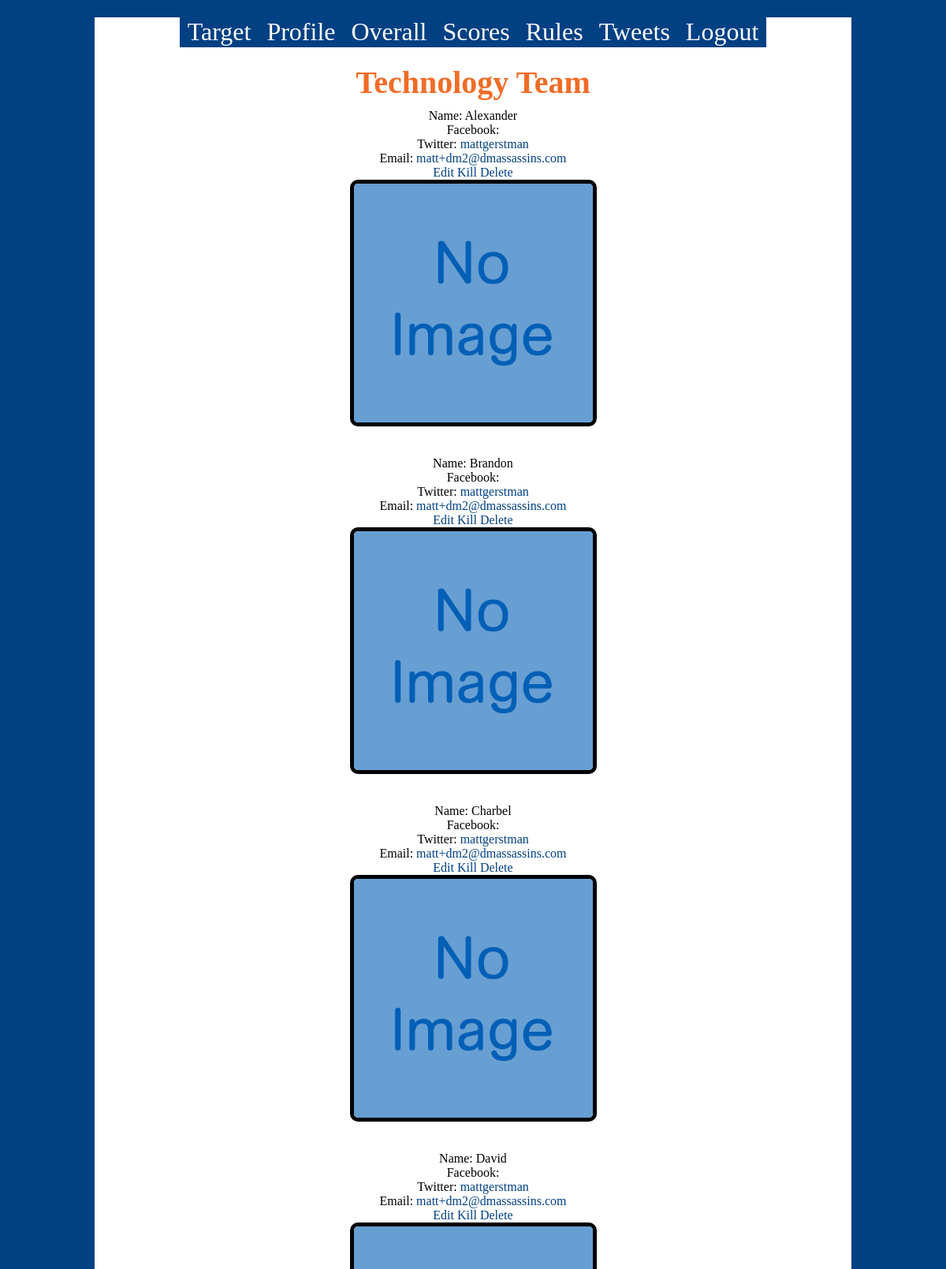
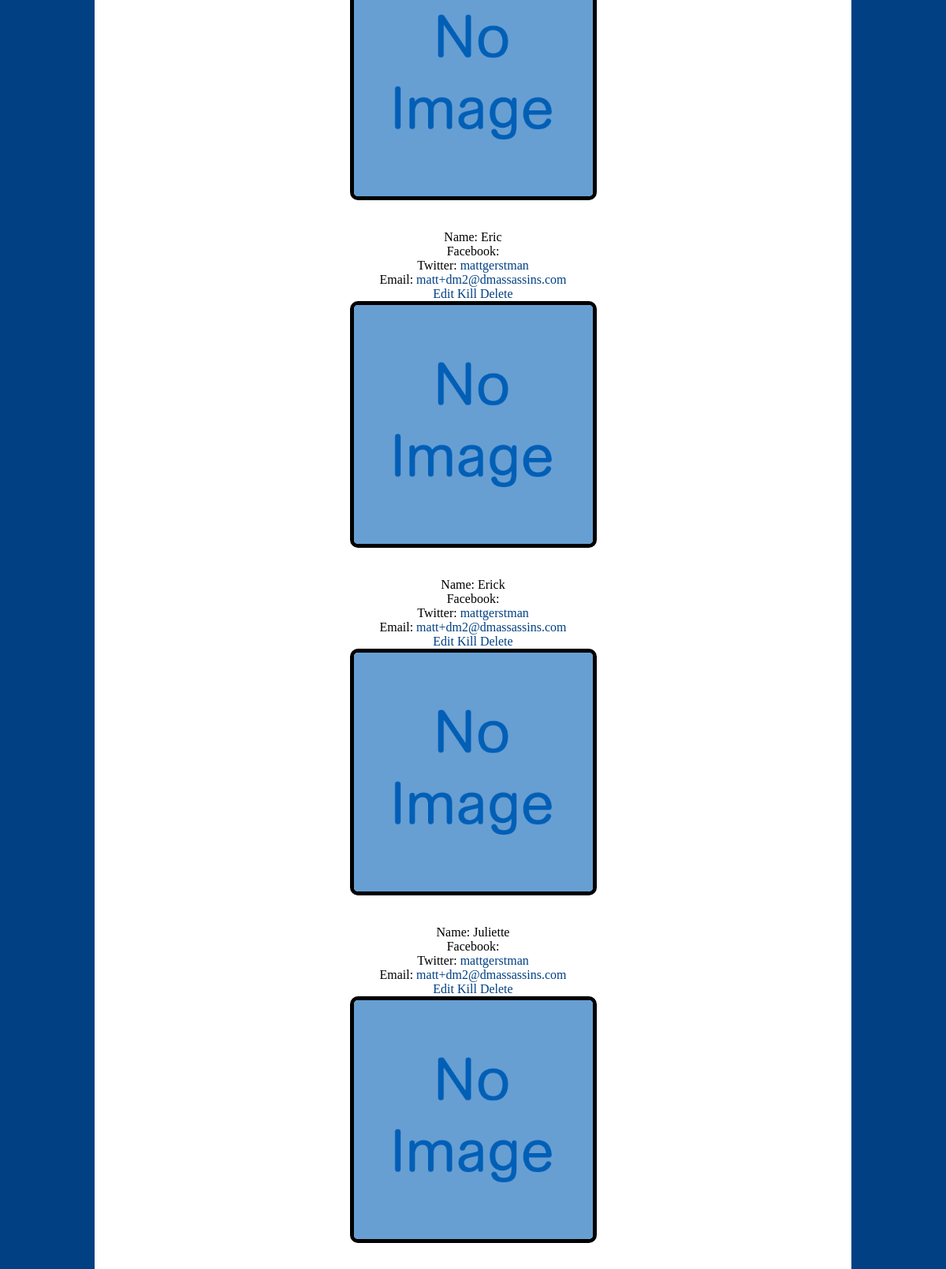
The page /overall.php (signed in, upper part) on the database its author committed (2 pictures, top to bottom).
### tables this page shows
CREATE TABLE `users` (
  `pin` smallint(3) NOT NULL,
  `username` int(11) DEFAULT NULL,
  `name` text,
  `email` text,
  `mailed` tinyint(1) DEFAULT '0',
  `facebook` text,
  `twitter` text,
  `img` text,
  `team` int(11) DEFAULT '-5',
  `usertype` int(11) DEFAULT '0',
  `killed` int(11) DEFAULT '0',
  `alive` tinyint(1) DEFAULT '1',
  `target` smallint(3) DEFAULT NULL,
  `targetted` tinyint(1) DEFAULT NULL,
  `time` timestamp NOT NULL DEFAULT CURRENT_TIMESTAMP ON UPDATE CURRENT_TIMESTAMP,
  `showbutton` tinyint(1) DEFAULT '1',
  `changed` tinyint(1) DEFAULT '0',
  `lastkilled` time DEFAULT NULL,
  `lat` text,
  `long` text,
  `timetodeath` datetime DEFAULT NULL,
  `timetodeathb` datetime DEFAULT NULL,
  `sneakPeak` int(1) DEFAULT '0',
  PRIMARY KEY (`pin`),
  UNIQUE KEY `username` (`username`)
);

### getTeam.php (called while the page is built, shortened)
<?php
function getTeam($teamNum)
{
	switch ($teamNum)
	{
		case	13	: $outputTeam = "Technology"; break;
	}
	return $outputTeam;
}
?>

### overall.php (the view, shortened to what this page needs)
<html>
<head>
<link href="styles.css" rel="stylesheet" type="text/css" />
<div class="container">
<?php
include("getTeam.php");
include("dashboard.php");
printDashboard(2);
$myTeam = $_SESSION['team'];
$teamNum = $_GET['team'];
if ($teamNum == NULL)
{
	$teamNum = $myTeam;
}
?>
</head>
<body>
<?php
	$table = "users";
	echo('<h1>'.getTeam($teamNum).' Team</h1>');
	$result = mysql_query("SELECT * FROM $table where team = $teamNum ORDER BY name");
while ($row = mysql_fetch_array($result))
	{
		$name = $row["name"];
		$username = $row["username"];
		$facebook = $row["facebook"];
		$twitter = $row["twitter"];
		$email = $row["email"];
		$target = $row["target"];
		$img = $row["img"];
		$pin = $row["pin"];
		echo("<div id='whole$pin'>Name: ".$name);
		echo('<br />Facebook: <a href="http://facebook.com/'.$facebook.'">'.$facebook.'</a>');
		echo('<br />Twitter: <a href="http://twitter.com/'.$twitter.'">'.$twitter.'</a>');
		echo('<br />Email: <a href="mailto:'.$email.'">'.$email.'</a>');
		echo('<br /><a href="editUser.php?username='.$username.'"> Edit</a> ');
?>
		<a pin="<?php echo $pin; ?>" id="kill<?php echo $pin;?>" class="killUser" <?php if (!$target){echo "style='display:none';";} ?>>Kill</a>
		<a pin="<?php echo $pin;?>" class="deleteUser">Delete</a><br />
<?php			if ($img)
			echo('<img src="uploads/'.$img.'" class="overall_img" /><br />');
?>
</div>
<br />
<?php
} ?><br /><br />
</body>
</html>

### dashboard.php (shortened to what this page needs)
<?php
function printDashboard($pageid)
{
	$usertype = $_SESSION['usertype'];
	echo('<div id="dashboard" class="dashboard">');
		echo('<a id="0" href="index.php">Target</a>');
		echo('<a id="1" href="myProfile.php">Profile</a>');
	if (false)
	{
		echo('<a href ="admin.php">Admin</a>');
	}
	else if ($usertype)
	{
		echo('<a id="2" href ="admin.php">Overall</a>');
	}
		echo('<a id="3" href ="leaderboard.php">Scores</a>');
		echo('<a id="4" href ="rules.php">Rules</a>');
		echo('<a id="5" href ="waysYouCanDie.php">Tweets</a>');
	echo('<a href="logout.php">Logout</a>');
	echo('</div>');
}
?>

### styles.css (style rules this page uses)
body { background: url('http://floridadm.org/view.image?id=1101') repeat-x #014083; font-family: AGReg; }
.container { margin: 0px auto; margin-top: 22px; margin-bottom: -20px; width: 960px; background-color:#FFFFFF; overflow: hidden; text-align: center; }
h1 { text-align:center; margin:20 0 10px 0; font-size:2.5em; font-family:AGMed; color:#f16c27; }
a { color:#014083; text-decoration:none; }
.dashboard { margin:0 auto; text-align: center; font-family:AGMed; font-size:2em; height:39px; }
.dashboard a { background:#014083; color:#FFFFFF; padding:0 10px; padding-bottom:2px; }
.dashboard .selected { background: url('http://mattgerstman.com/assassins/navback.jpg') repeat-x #014083; }
.overall_img { width:303px; margin-bottom:20px; border:5px solid; border-radius:10px; }

### rows shown on the page
users: name "Alexander", twitter "mattgerstman", email "matt+dm2@dmassassins.com", img (placeholder picture)
users: name "Brandon", twitter "mattgerstman", email "matt+dm2@dmassassins.com", img (placeholder picture)
users: name "Charbel", twitter "mattgerstman", email "matt+dm2@dmassassins.com", img (placeholder picture)
users: name "David", twitter "mattgerstman", email "matt+dm2@dmassassins.com", img (placeholder picture)
users: name "Eric", twitter "mattgerstman", email "matt+dm2@dmassassins.com", img (placeholder picture)
users: name "Erick", twitter "mattgerstman", email "matt+dm2@dmassassins.com", img (placeholder picture)
users: name "Juliette", twitter "mattgerstman", email "matt+dm2@dmassassins.com", img (placeholder picture)

### other values the page prints
getTeam($teamNum) "Technology"
